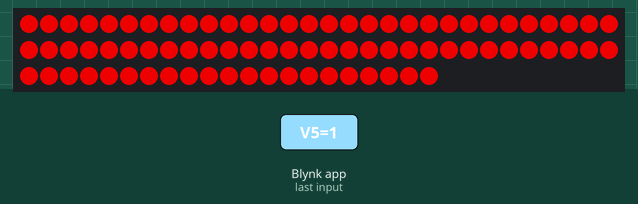
The program below on a simulated ESP8266 (NodeMCU). On the bench: 81 RGB LEDs in strip order, left to right, continuing on the next row. The inputs (shaded band) are chosen by the test bench. WiFi joins after 1.5 s; servers stay silent unless stated; the strip is taken to match the declared colour order; what the program prints to the serial monitor is not drawn.

3.1 s: Blynk app writes 1 to V5
Above: at 6.0 s.
6.1 s: Blynk app writes 0 to V5
7.6 s: Blynk app writes 1 to V3
Timing chart, 0 to 10.6 s (numbered marks = the images above; inputs shaded):
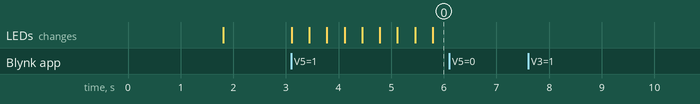

The program:

main.cpp
```cpp
// #define FASTLED_ESP8266_RAW_PIN_ORDER
// #include <FastLED.h>
// #define NUM_LEDS 81

#include <WS2812FX.h>

WS2812FX leds = WS2812FX(81, D1, NEO_BRG + NEO_KHZ400);

#define BLYNK_PRINT Serial
#include "secrets.hpp"

#include <ESP8266WiFi.h>
#include <BlynkSimpleEsp8266.h>

/*
Segments placement and directions:

  +--3-->+
  ^      |
  |      4
  2      |
  |      V
  +--8-->+
  ^      |
  |      5
  1      |
  |      V
  +<--7--+
  ^      |
  |      6
  0      |
  |      |
*/

// Directions of segments - so you can always draw them from left to right
// and top to bottom: 1 means reversed, 0 means normal
int segment_dirs[9] = {
    1, // 0
    1, // 1
    1, // 2
    0, // 3
    0, // 4
    0, // 5
    1, // 6
    0, // 7
    1  // 8
};

int digit_segments[][10] = {
    {1, 2, 3, 4, 5, 7, -1},    // 0
    {4, 5, -1},                // 1
    {3, 4, 8, 1, 7, -1},       // 2
    {3, 4, 8, 5, 7, -1},       // 3
    {2, 4, 8, 5, -1},          // 4
    {3, 2, 8, 5, 7, -1},       // 5
    {3, 2, 1, 8, 5, 7, -1},    // 6
    {3, 4, 5, -1},             // 7
    {1, 2, 3, 4, 5, 7, 8, -1}, // 8
    {2, 3, 4, 5, 7, 8, -1}     // 9
};

void set_segment(int segment, uint32_t col) {
  int start = segment * 9;
//  leds.setSegment(segment, start, start+8, FX_MODE_STATIC, col, 0, false);
}

void digit(int d, uint32_t col) {
//  leds.setColor(0);
  for (int i = 0; i < 10; i++) {
    int segment = digit_segments[d][i];
    if (segment == -1) {
      break;
    }
    set_segment(segment, col);
  }
}

BlynkTimer uptime_timer;

void blynk_send_uptime()
{
  Blynk.virtualWrite(V2, millis() / 1000);
}

BLYNK_CONNECTED() {
  Serial.println("Blynk connected");
  Blynk.syncAll();
}

bool leds_on = true;
int current_digit = 0;
uint32_t digit_color = 0x00FFFFFF;

BLYNK_WRITE(V0) {
  current_digit = param.asInt();
  Serial.println("V0=" + String(current_digit));
}

BLYNK_WRITE(V1) {
  leds_on = (bool)param.asInt();
  Serial.println("V1=" + String(leds_on));
}

BLYNK_WRITE(V3) {
  int red = param[0].asInt();
  int green = param[1].asInt();
  int blue = param[2].asInt();
  Serial.println("red=" + String(red) + ", " +
                 "green=" + String(green) + ", " +
                 "blue=" + String(blue));
  digit_color = (uint32_t)red << 16 | (uint32_t)green << 8 | (uint32_t)blue;
}

BLYNK_WRITE(V5) {
  int mode = param.asInt();
  Serial.println("V5=" + String(mode));
  leds.setMode(mode);
}

BLYNK_WRITE(V6) {
  int speed = param.asInt();
  Serial.println("V5=" + String(speed));
  leds.setSpeed(speed);
}

int counter = 9;

void setup()
{
  // Debug console
  Serial.begin(115200);
  Serial.println("Starting");

  Blynk.begin(BLYNK_AUTH_TOKEN, WIFI_SSID, WIFI_PASS);
  uptime_timer.setInterval(1000L, blynk_send_uptime);

  // FastLED.addLeds<WS2811, D2, BRG>(leds, NUM_LEDS)
  //   .setCorrection(TypicalLEDStrip);

  leds.init();
  leds.setBrightness(200);
  leds.setMode(FX_MODE_STROBE_RAINBOW);
  leds.setSpeed(10);
  leds.start();

  Serial.println("Start done");
}

void loop()
{
  Blynk.run();
  uptime_timer.run();

  leds.service();
  // if (leds_on) {
  //   digit(current_digit, digit_color);
  // }
  // else {
  //   FastLED.clear();
  // }
  // FastLED.show();
}
```

secrets-sample.hpp
```cpp
// Copy this file to secrets.hpp and enter your credentials.
// File secrets.hpp will be ignored by git, to not put
// your credentials into repository.

#define BLYNK_TEMPLATE_ID           ""
#define BLYNK_TEMPLATE_NAME         ""
#define BLYNK_AUTH_TOKEN            ""

#define WIFI_SSID ""
#define WIFI_PASS ""
```

Measured:
- after the input at 3.1 s, the LEDs: change at once (image 0)
- after the input at 6.1 s, every drawn part: stays the same
- after the input at 7.6 s, every drawn part: stays the same
